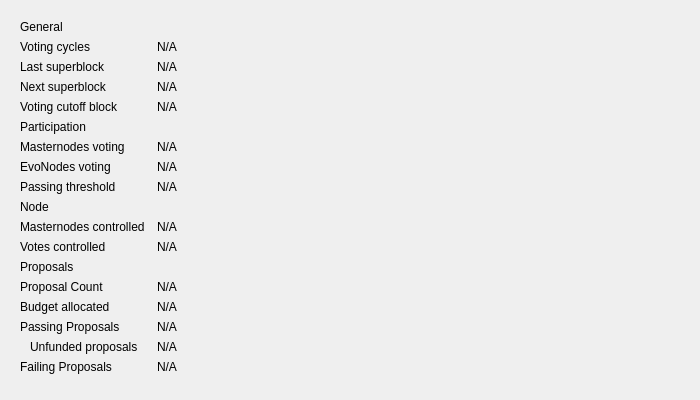
<?xml version="1.0" encoding="UTF-8"?>
<ui version="4.0">
 <class>ProposalInfo</class>
 <widget class="QWidget" name="ProposalInfo">
  <property name="geometry">
   <rect>
    <x>0</x>
    <y>0</y>
    <width>700</width>
    <height>400</height>
   </rect>
  </property>
  <layout class="QHBoxLayout" name="horizontalLayout">
  <item>
  <widget class="QWidget" name="leftPanel" native="true">
  <property name="sizePolicy">
   <sizepolicy hsizetype="Expanding" vsizetype="Preferred">
    <horstretch>1</horstretch>
    <verstretch>0</verstretch>
   </sizepolicy>
  </property>
  <layout class="QGridLayout" name="gridLayoutGovernance" columnstretch="0,1,0">
   <property name="horizontalSpacing">
    <number>12</number>
   </property>
   <item row="0" column="0">
    <widget class="QLabel" name="labelGeneral">
     <property name="text">
      <string>General</string>
     </property>
    </widget>
   </item>
   <item row="1" column="0">
    <widget class="QLabel" name="labelSuperblockCycleTitle">
     <property name="text">
      <string>Voting cycles</string>
     </property>
    </widget>
   </item>
   <item row="1" column="1" colspan="2">
    <widget class="QLabel" name="labelSuperblockCycle">
     <property name="cursor">
      <cursorShape>IBeamCursor</cursorShape>
     </property>
     <property name="text">
      <string>N/A</string>
     </property>
     <property name="textInteractionFlags">
      <set>Qt::LinksAccessibleByMouse|Qt::TextSelectableByKeyboard|Qt::TextSelectableByMouse</set>
     </property>
    </widget>
   </item>
   <item row="2" column="0">
    <widget class="QLabel" name="labelLastSuperblockTitle">
     <property name="text">
      <string>Last superblock</string>
     </property>
    </widget>
   </item>
   <item row="2" column="1" colspan="2">
    <widget class="QLabel" name="labelLastSuperblock">
     <property name="cursor">
      <cursorShape>IBeamCursor</cursorShape>
     </property>
     <property name="text">
      <string>N/A</string>
     </property>
     <property name="textInteractionFlags">
      <set>Qt::LinksAccessibleByMouse|Qt::TextSelectableByKeyboard|Qt::TextSelectableByMouse</set>
     </property>
    </widget>
   </item>
   <item row="3" column="0">
    <widget class="QLabel" name="labelNextSuperblockTitle">
     <property name="text">
      <string>Next superblock</string>
     </property>
    </widget>
   </item>
   <item row="3" column="1" colspan="2">
    <widget class="QLabel" name="labelNextSuperblock">
     <property name="cursor">
      <cursorShape>IBeamCursor</cursorShape>
     </property>
     <property name="text">
      <string>N/A</string>
     </property>
     <property name="textInteractionFlags">
      <set>Qt::LinksAccessibleByMouse|Qt::TextSelectableByKeyboard|Qt::TextSelectableByMouse</set>
     </property>
    </widget>
   </item>
   <item row="4" column="0">
    <widget class="QLabel" name="labelVotingDeadlineTitle">
     <property name="text">
      <string>Voting cutoff block</string>
     </property>
    </widget>
   </item>
   <item row="4" column="1" colspan="2">
    <widget class="QLabel" name="labelVotingDeadline">
     <property name="cursor">
      <cursorShape>IBeamCursor</cursorShape>
     </property>
     <property name="text">
      <string>N/A</string>
     </property>
     <property name="textInteractionFlags">
      <set>Qt::LinksAccessibleByMouse|Qt::TextSelectableByKeyboard|Qt::TextSelectableByMouse</set>
     </property>
    </widget>
   </item>
   <item row="5" column="0">
    <widget class="QLabel" name="labelParticipation">
     <property name="text">
      <string>Participation</string>
     </property>
    </widget>
   </item>
   <item row="6" column="0">
    <widget class="QLabel" name="labelMasternodesVotingTitle">
     <property name="text">
      <string>Masternodes voting</string>
     </property>
    </widget>
   </item>
   <item row="6" column="1" colspan="2">
    <widget class="QLabel" name="labelMasternodesVoting">
     <property name="cursor">
      <cursorShape>IBeamCursor</cursorShape>
     </property>
     <property name="text">
      <string>N/A</string>
     </property>
     <property name="textInteractionFlags">
      <set>Qt::LinksAccessibleByMouse|Qt::TextSelectableByKeyboard|Qt::TextSelectableByMouse</set>
     </property>
    </widget>
   </item>
   <item row="7" column="0">
    <widget class="QLabel" name="labelEvoNodesVotingTitle">
     <property name="text">
      <string>EvoNodes voting</string>
     </property>
    </widget>
   </item>
   <item row="7" column="1" colspan="2">
    <widget class="QLabel" name="labelEvoNodesVoting">
     <property name="cursor">
      <cursorShape>IBeamCursor</cursorShape>
     </property>
     <property name="text">
      <string>N/A</string>
     </property>
     <property name="textInteractionFlags">
      <set>Qt::LinksAccessibleByMouse|Qt::TextSelectableByKeyboard|Qt::TextSelectableByMouse</set>
     </property>
    </widget>
   </item>
   <item row="8" column="0">
    <widget class="QLabel" name="labelPassingThresholdTitle">
     <property name="text">
      <string>Passing threshold</string>
     </property>
    </widget>
   </item>
   <item row="8" column="1" colspan="2">
    <widget class="QLabel" name="labelPassingThreshold">
     <property name="cursor">
      <cursorShape>IBeamCursor</cursorShape>
     </property>
     <property name="text">
      <string>N/A</string>
     </property>
     <property name="textInteractionFlags">
      <set>Qt::LinksAccessibleByMouse|Qt::TextSelectableByKeyboard|Qt::TextSelectableByMouse</set>
     </property>
    </widget>
   </item>
   <item row="9" column="0">
    <widget class="QLabel" name="labelNode">
     <property name="text">
      <string>Node</string>
     </property>
    </widget>
   </item>
   <item row="10" column="0">
    <widget class="QLabel" name="labelMasternodesControlledTitle">
     <property name="text">
      <string>Masternodes controlled</string>
     </property>
    </widget>
   </item>
   <item row="10" column="1" colspan="2">
    <widget class="QLabel" name="labelMasternodesControlled">
     <property name="cursor">
      <cursorShape>IBeamCursor</cursorShape>
     </property>
     <property name="text">
      <string>N/A</string>
     </property>
     <property name="textInteractionFlags">
      <set>Qt::LinksAccessibleByMouse|Qt::TextSelectableByKeyboard|Qt::TextSelectableByMouse</set>
     </property>
    </widget>
   </item>
   <item row="11" column="0">
    <widget class="QLabel" name="labelWeightedVotesTitle">
     <property name="text">
      <string>Votes controlled</string>
     </property>
    </widget>
   </item>
   <item row="11" column="1" colspan="2">
    <widget class="QLabel" name="labelWeightedVotes">
     <property name="cursor">
      <cursorShape>IBeamCursor</cursorShape>
     </property>
     <property name="text">
      <string>N/A</string>
     </property>
     <property name="textInteractionFlags">
      <set>Qt::LinksAccessibleByMouse|Qt::TextSelectableByKeyboard|Qt::TextSelectableByMouse</set>
     </property>
    </widget>
   </item>
   <item row="12" column="0">
    <widget class="QLabel" name="labelProposals">
     <property name="text">
      <string>Proposals</string>
     </property>
    </widget>
   </item>
   <item row="13" column="0">
    <widget class="QLabel" name="labelProposalCountTitle">
     <property name="text">
      <string>Proposal Count</string>
     </property>
    </widget>
   </item>
   <item row="13" column="1" colspan="2">
    <widget class="QLabel" name="labelProposalCount">
     <property name="cursor">
      <cursorShape>IBeamCursor</cursorShape>
     </property>
     <property name="text">
      <string>N/A</string>
     </property>
     <property name="textInteractionFlags">
      <set>Qt::LinksAccessibleByMouse|Qt::TextSelectableByKeyboard|Qt::TextSelectableByMouse</set>
     </property>
    </widget>
   </item>
   <item row="14" column="0">
    <widget class="QLabel" name="labelBudgetAllocatedTitle">
     <property name="text">
      <string>Budget allocated</string>
     </property>
    </widget>
   </item>
   <item row="14" column="1" colspan="2">
    <widget class="QLabel" name="labelBudgetAllocated">
     <property name="cursor">
      <cursorShape>IBeamCursor</cursorShape>
     </property>
     <property name="text">
      <string>N/A</string>
     </property>
     <property name="textInteractionFlags">
      <set>Qt::LinksAccessibleByMouse|Qt::TextSelectableByKeyboard|Qt::TextSelectableByMouse</set>
     </property>
    </widget>
   </item>
   <item row="15" column="0">
    <widget class="QLabel" name="labelPassingProposalsTitle">
     <property name="text">
      <string>Passing Proposals</string>
     </property>
    </widget>
   </item>
   <item row="15" column="1" colspan="2">
    <widget class="QLabel" name="labelPassingProposals">
     <property name="cursor">
      <cursorShape>IBeamCursor</cursorShape>
     </property>
     <property name="text">
      <string>N/A</string>
     </property>
     <property name="textInteractionFlags">
      <set>Qt::LinksAccessibleByMouse|Qt::TextSelectableByKeyboard|Qt::TextSelectableByMouse</set>
     </property>
    </widget>
   </item>
   <item row="16" column="0">
    <widget class="QLabel" name="labelUnfundedProposalsTitle">
     <property name="text">
      <string>Unfunded proposals</string>
     </property>
     <property name="indent">
      <number>10</number>
     </property>
    </widget>
   </item>
   <item row="16" column="1" colspan="2">
    <widget class="QLabel" name="labelUnfundedProposals">
     <property name="cursor">
      <cursorShape>IBeamCursor</cursorShape>
     </property>
     <property name="text">
      <string>N/A</string>
     </property>
     <property name="textInteractionFlags">
      <set>Qt::LinksAccessibleByMouse|Qt::TextSelectableByKeyboard|Qt::TextSelectableByMouse</set>
     </property>
    </widget>
   </item>
   <item row="17" column="0">
    <widget class="QLabel" name="labelFailingProposalsTitle">
     <property name="text">
      <string>Failing Proposals</string>
     </property>
    </widget>
   </item>
   <item row="17" column="1" colspan="2">
    <widget class="QLabel" name="labelFailingProposals">
     <property name="cursor">
      <cursorShape>IBeamCursor</cursorShape>
     </property>
     <property name="text">
      <string>N/A</string>
     </property>
     <property name="textInteractionFlags">
      <set>Qt::LinksAccessibleByMouse|Qt::TextSelectableByKeyboard|Qt::TextSelectableByMouse</set>
     </property>
    </widget>
   </item>
   <item row="18" column="0">
    <spacer name="verticalSpacerGovernance">
     <property name="orientation">
      <enum>Qt::Vertical</enum>
     </property>
     <property name="sizeHint" stdset="0">
      <size>
       <width>20</width>
       <height>40</height>
      </size>
     </property>
    </spacer>
   </item>
  </layout>
  </widget>
  </item>
  <item>
  <widget class="DonutChart" name="budgetChart">
   <property name="minimumSize">
    <size>
     <width>150</width>
     <height>150</height>
    </size>
   </property>
   <property name="sizePolicy">
    <sizepolicy hsizetype="Expanding" vsizetype="Expanding">
     <horstretch>1</horstretch>
     <verstretch>0</verstretch>
    </sizepolicy>
   </property>
  </widget>
  </item>
  </layout>
 </widget>
 <customwidgets>
  <customwidget>
   <class>DonutChart</class>
   <extends>QWidget</extends>
   <header>qt/donutchart.h</header>
  </customwidget>
 </customwidgets>
 <resources/>
 <connections/>
</ui>
